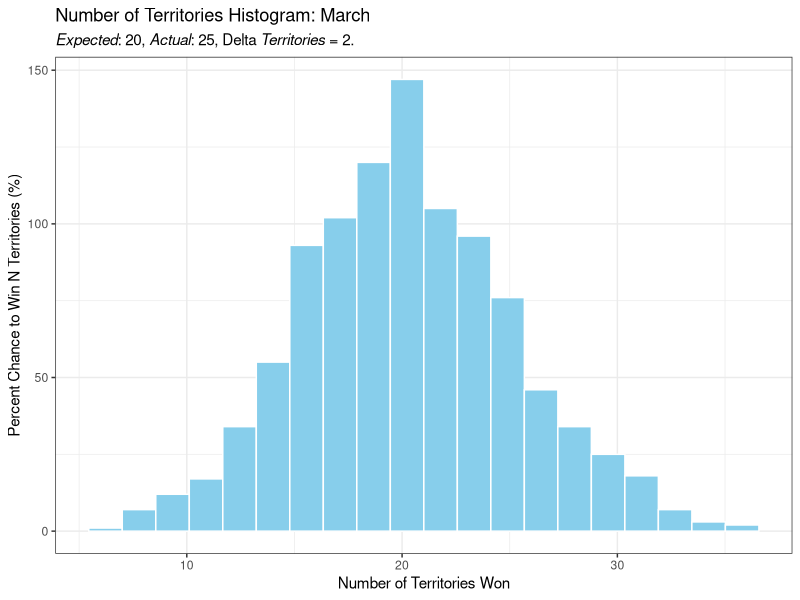

Recreate this plot in R.
library(ggplot2)
library(ggtext)
library(glue)
mean <- 20
sd <- 5
delta <- 2
expected <- 22
actual <- 25
myteam <- "March"

ggplot(data = data.frame(values = rnorm(1000, mean = mean, sd = sd)), aes(x = values)) +
  geom_histogram(bins = 20, fill = "skyblue", color = "white") +
  labs(
    title = glue("Number of Territories Histogram: {myteam}"),
    subtitle = glue(
      "*Expected*: {mean}, *Actual*: {actual}, Delta *Territories* = {delta}."
    ),
    x = "Number of Territories Won",
    y = "Percent Chance to Win N Territories (%)"
  ) +
  theme_bw() +
  theme(
    plot.subtitle = element_markdown()
  )
